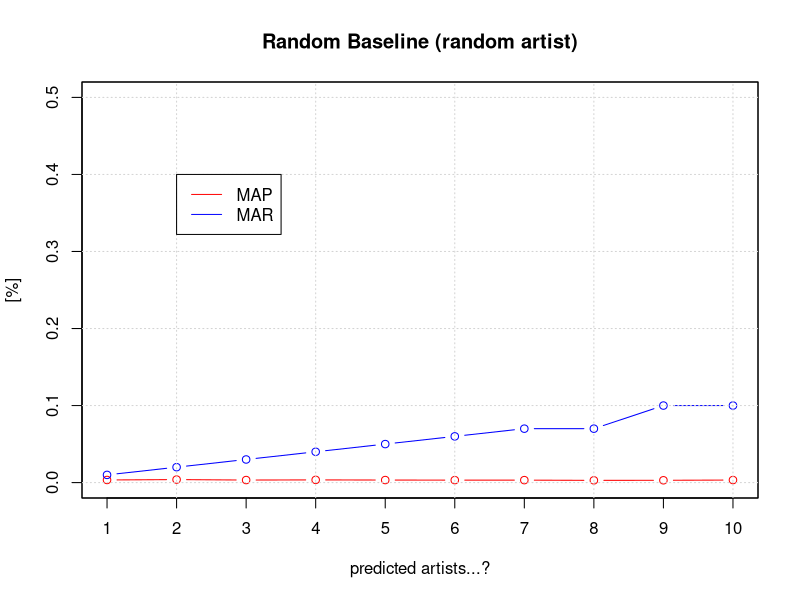
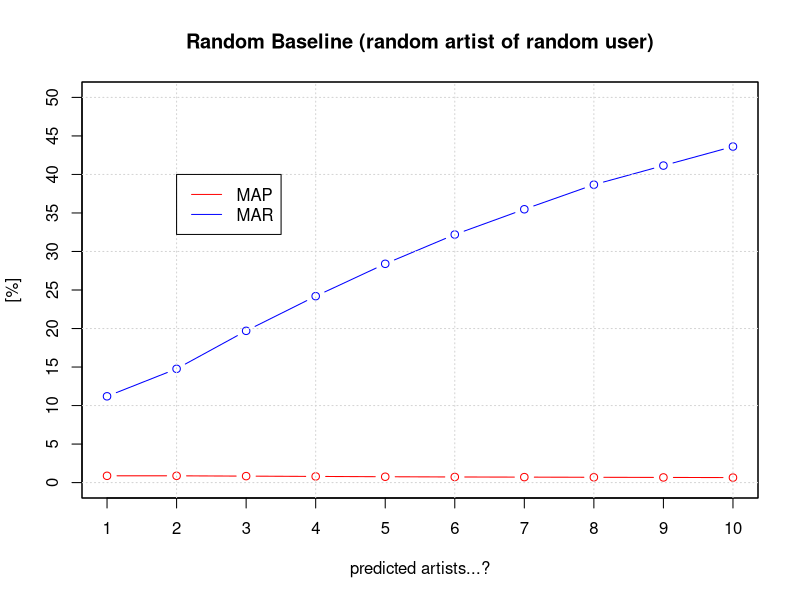

Recreate these plots in R, in order.
# Random Baseline Artist
# Fold: 2
  #1, MAP: 4.25, MAR  11.69
  #2, MAP: 4.12, MAR  15.10
  #3, MAP: 3.82, MAR  20.07
  #4, MAP: 3.70, MAR  25.02
  #5, MAP: 3.57, MAR  29.56
  #6, MAP: 3.44, MAR  33.20
  #7, MAP: 3.37, MAR  37.30
  #8, MAP: 3.26, MAR  39.40
  #9, MAP: 3.14, MAR  43.03
  #10, MAP: 3.09, MAR  45.13

# Fold: 10
#1, MAP: 0.34, MAR: 0.01
#2, MAP: 0.39, MAR: 0.02
#3, MAP: 0.33, MAR: 0.03
#4, MAP: 0.35, MAR: 0.04
#5, MAP: 0.33, MAR: 0.05
#6, MAP: 0.32, MAR: 0.06
#7, MAP: 0.32, MAR: 0.07
#8, MAP: 0.29, MAR: 0.07
#9, MAP: 0.30, MAR: 0.10
#10, MAP: 0.33, MAR: 0.10

x <- c(1:10)
#rb_MAP <- c(4.25, 4.12, 3.82, 3.70, 3.57, 3.44, 3.37, 3.26, 3.14, 3.09)
#rb_MAR <- c(11.69, 15.10, 20.07, 25.02, 29.56, 33.20, 37.30, 39.40, 43.03, 45.13)
rb_MAP <- c(0.34, 0.39, 0.33, 0.35, 0.33, 0.32, 0.32, 0.29, 0.30, 0.33)
rb_MAR <- c(0.01, 0.02, 0.03, 0.04, 0.05, 0.06, 0.07, 0.07, 0.10, 0.10)

plot(x, rb_MAP, type="b", xaxt="n", yaxt="n", xlab="predicted artists...?", ylab="[%]", col="red", ylim=c(0,50), main="Random Baseline (random artist)")
par(new=TRUE)
plot(x, rb_MAR, type="b", xaxt="n", yaxt="n", xlab="", ylab="", col="blue", ylim=c(0,0.5))
par(new=TRUE)
axis(1, at=x, labels=x)
axis(2, at=seq(0,0.5,by=0.1))
grid()
legend(2, 0.4, c("MAP", "MAR"), lty=c(1,1), lwd=1, col=c("red", "blue"))
par(new=FALSE)



# Random Baseline User
# Fold: 2
  #1, MAP: 1.41, MAR: 0.01
  #2, MAP: 1.93, MAR: 0.02
  #3, MAP: 1.62, MAR: 0.04
  #4, MAP: 1.65, MAR: 0.04
  #5, MAP: 1.61, MAR: 0.06
  #6, MAP: 1.45, MAR: 0.07
  #7, MAP: 1.53, MAR: 0.07
  #8, MAP: 1.65, MAR: 0.08
  #9, MAP: 1.56, MAR: 0.09
  #10, MAP: 1.56, MAR: 0.10

# Fold: 10
  #1, MAP: 0.88, MAR: 11.20
  #2, MAP: 0.88, MAR: 14.77
  #3, MAP: 0.84, MAR: 19.70
  #4, MAP: 0.80, MAR: 24.20
  #5, MAP: 0.76, MAR: 28.40
  #6, MAP: 0.73, MAR: 32.20
  #7, MAP: 0.71, MAR: 35.48
  #8, MAP: 0.69, MAR: 38.67
  #9, MAP: 0.67, MAR: 41.15
  #10, MAP: 0.65, MAR: 43.62


x2 <- c(1:10)
#rb_MAP2 <- c(1.41, 1.93, 1.62, 1.65, 1.61, 1.45, 1.53, 1.65, 1.56, 1.56)
#rb_MAR2 <- c(0.01, 0.02, 0.04, 0.04, 0.06, 0.07, 0.07, 0.08, 0.09, 0.10)
rb_MAP2 <- c(0.88, 0.88, 0.84, 0.80, 0.76, 0.73, 0.71, 0.69, 0.67, 0.65)
rb_MAR2 <- c(11.20, 14.77, 19.70, 24.20, 28.40, 32.20, 35.48, 38.67, 41.15, 43.62)

plot(x2, rb_MAP2, type="b", xaxt="n", yaxt="n", xlab="predicted artists...?", ylab="[%]", col="red", ylim=c(0,50), main="Random Baseline (random artist of random user)")
par(new=TRUE)
plot(x2, rb_MAR2, type="b", xaxt="n", yaxt="n", xlab="", ylab="", col="blue", ylim=c(0,50))
par(new=TRUE)
axis(1, at=x2, labels=x2)
axis(2, at=seq(0,50,by=5))
grid()
legend(2, 40, c("MAP", "MAR"), lty=c(1,1), lwd=1, col=c("red", "blue"))
par(new=FALSE)





